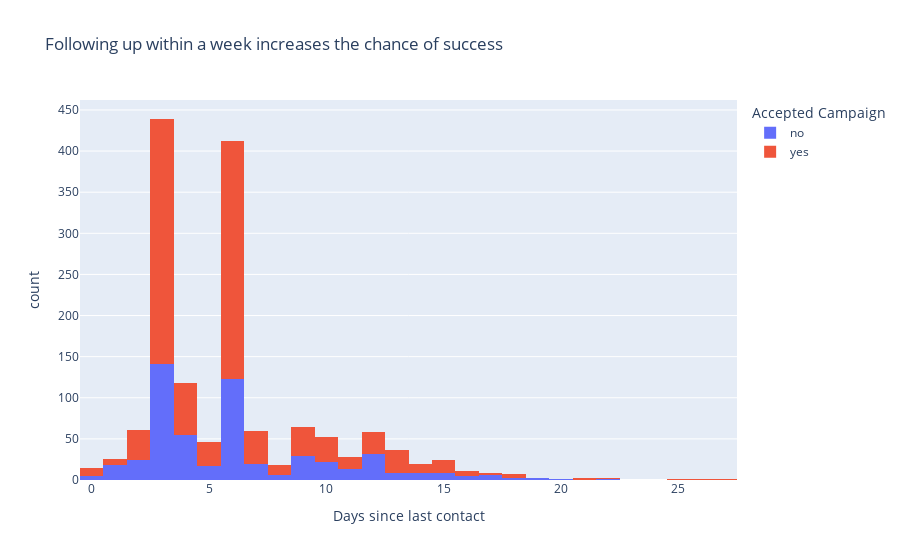

Here is the notebook cell this chart was saved with:
### Code cell
fig = px.histogram(
    df[df['pdays'] != 999],
    x='pdays',
    color='y',
    title="Following up within a week increases the chance of success",
    labels={"pdays": "Days since last contact", 'y': 'Accepted Campaign'},
)
fig.show()
fig.write_image("images/days_since_last_contact_acceptance_ratio.png")

### Figure 1 — Plotly figure (JSON) as saved in the notebook; plotly's stock layout.template omitted (floating-point values rounded to 4 significant figures; data arrays with more than 128 entries replaced by an {"elided": "..."} marker saying what was removed)
{"data": [{"bingroup": "x", "hovertemplate": "Accepted Campaign=no<br>Days since last contact=%{x}<br>count=%{y}<extra></extra>", "legendgroup": "no", "marker": {"color": "#636efa", "pattern": {"shape": ""}}, "name": "no", "orientation": "v", "showlegend": true, "x": {"elided": "548 int values"}, "xaxis": "x", "yaxis": "y", "type": "histogram"}, {"bingroup": "x", "hovertemplate": "Accepted Campaign=yes<br>Days since last contact=%{x}<br>count=%{y}<extra></extra>", "legendgroup": "yes", "marker": {"color": "#EF553B", "pattern": {"shape": ""}}, "name": "yes", "orientation": "v", "showlegend": true, "x": {"elided": "967 int values"}, "xaxis": "x", "yaxis": "y", "type": "histogram"}], "layout": {"xaxis": {"anchor": "y", "domain": [0.0, 1.0], "title": {"text": "Days since last contact"}}, "yaxis": {"anchor": "x", "domain": [0.0, 1.0], "title": {"text": "count"}}, "legend": {"title": {"text": "Accepted Campaign"}, "tracegroupgap": 0}, "title": {"text": "Following up within a week increases the chance of success"}, "barmode": "relative"}}
